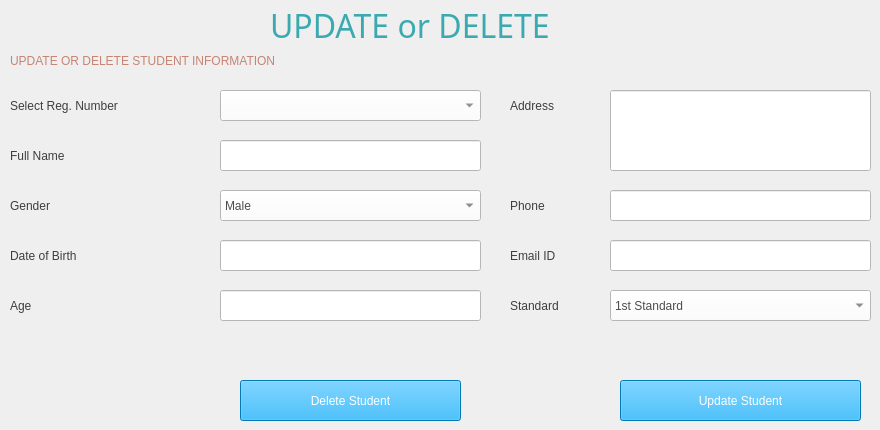
    <widget class="QWidget" name="tab_4">
     <attribute name="title">
      <string>UPDATE STUDENT</string>
     </attribute>
     <widget class="QLabel" name="label_48">
      <property name="geometry">
       <rect>
        <x>10</x>
        <y>90</y>
        <width>191</width>
        <height>31</height>
       </rect>
      </property>
      <property name="styleSheet">
       <string notr="true">color:rgb(62, 62, 62);
font: 87 13pt &quot;Arial Black&quot;;</string>
      </property>
      <property name="text">
       <string>Select Reg. Number</string>
      </property>
     </widget>
     <widget class="QLabel" name="label_49">
      <property name="geometry">
       <rect>
        <x>10</x>
        <y>190</y>
        <width>191</width>
        <height>31</height>
       </rect>
      </property>
      <property name="styleSheet">
       <string notr="true">color:rgb(62, 62, 62);
font: 87 13pt &quot;Arial Black&quot;;</string>
      </property>
      <property name="text">
       <string>Gender</string>
      </property>
     </widget>
     <widget class="QLabel" name="label_50">
      <property name="geometry">
       <rect>
        <x>510</x>
        <y>290</y>
        <width>91</width>
        <height>31</height>
       </rect>
      </property>
      <property name="styleSheet">
       <string notr="true">color:rgb(62, 62, 62);
font: 87 13pt &quot;Arial Black&quot;;</string>
      </property>
      <property name="text">
       <string>Standard</string>
      </property>
     </widget>
     <widget class="QLabel" name="label_51">
      <property name="geometry">
       <rect>
        <x>510</x>
        <y>240</y>
        <width>91</width>
        <height>31</height>
       </rect>
      </property>
      <property name="styleSheet">
       <string notr="true">color:rgb(62, 62, 62);
font: 87 13pt &quot;Arial Black&quot;;</string>
      </property>
      <property name="text">
       <string>Email ID</string>
      </property>
     </widget>
     <widget class="QLineEdit" name="lineEdit_28">
      <property name="geometry">
       <rect>
        <x>610</x>
        <y>190</y>
        <width>261</width>
        <height>31</height>
       </rect>
      </property>
      <property name="styleSheet">
       <string notr="true">background-color: rgb(255, 255, 255);
font: 87 12pt &quot;Arial Black&quot;;
color: rgb(90, 90, 90);
</string>
      </property>
     </widget>
     <widget class="QLabel" name="label_52">
      <property name="geometry">
       <rect>
        <x>510</x>
        <y>190</y>
        <width>91</width>
        <height>31</height>
       </rect>
      </property>
      <property name="styleSheet">
       <string notr="true">color:rgb(62, 62, 62);
font: 87 13pt &quot;Arial Black&quot;;</string>
      </property>
      <property name="text">
       <string>Phone</string>
      </property>
     </widget>
     <widget class="QLineEdit" name="lineEdit_29">
      <property name="geometry">
       <rect>
        <x>610</x>
        <y>90</y>
        <width>261</width>
        <height>81</height>
       </rect>
      </property>
      <property name="styleSheet">
       <string notr="true">background-color: rgb(255, 255, 255);
font: 87 12pt &quot;Arial Black&quot;;
color: rgb(90, 90, 90);
</string>
      </property>
     </widget>
     <widget class="QLabel" name="label_53">
      <property name="geometry">
       <rect>
        <x>510</x>
        <y>90</y>
        <width>91</width>
        <height>31</height>
       </rect>
      </property>
      <property name="styleSheet">
       <string notr="true">color:rgb(62, 62, 62);
font: 87 13pt &quot;Arial Black&quot;;</string>
      </property>
      <property name="text">
       <string>Address</string>
      </property>
     </widget>
     <widget class="QLineEdit" name="lineEdit_31">
      <property name="geometry">
       <rect>
        <x>220</x>
        <y>140</y>
        <width>261</width>
        <height>31</height>
       </rect>
      </property>
      <property name="styleSheet">
       <string notr="true">background-color: rgb(255, 255, 255);
font: 87 12pt &quot;Arial Black&quot;;
color: rgb(90, 90, 90);
</string>
      </property>
     </widget>
     <widget class="QComboBox" name="comboBox_7">
      <property name="geometry">
       <rect>
        <x>220</x>
        <y>190</y>
        <width>261</width>
        <height>31</height>
       </rect>
      </property>
      <property name="styleSheet">
       <string notr="true">background-color: rgb(255, 255, 255);
font: 87 11pt &quot;Arial Black&quot;;
color: rgb(76, 76, 76);</string>
      </property>
      <item>
       <property name="text">
        <string>Male</string>
       </property>
      </item>
      <item>
       <property name="text">
        <string>Female</string>
       </property>
      </item>
      <item>
       <property name="text">
        <string>Transgender</string>
       </property>
      </item>
     </widget>
     <widget class="QLabel" name="label_54">
      <property name="geometry">
       <rect>
        <x>10</x>
        <y>40</y>
        <width>371</width>
        <height>41</height>
       </rect>
      </property>
      <property name="styleSheet">
       <string notr="true">font: 08pt &quot;Franklin Gothic Medium&quot;;
color:rgb(199, 132, 116)</string>
      </property>
      <property name="text">
       <string>UPDATE OR DELETE STUDENT INFORMATION</string>
      </property>
     </widget>
     <widget class="QComboBox" name="comboBox_8">
      <property name="geometry">
       <rect>
        <x>610</x>
        <y>290</y>
        <width>261</width>
        <height>31</height>
       </rect>
      </property>
      <property name="styleSheet">
       <string notr="true">background-color: rgb(255, 255, 255);
font: 87 11pt &quot;Arial Black&quot;;
color: rgb(76, 76, 76);</string>
      </property>
      <item>
       <property name="text">
        <string>1st Standard</string>
       </property>
      </item>
      <item>
       <property name="text">
        <string>2nd Standard</string>
       </property>
      </item>
      <item>
       <property name="text">
        <string>3rd Standard</string>
       </property>
      </item>
      <item>
       <property name="text">
        <string>4th Standard</string>
       </property>
      </item>
      <item>
       <property name="text">
        <string>5th Standard</string>
       </property>
      </item>
      <item>
       <property name="text">
        <string>6th Standard</string>
       </property>
      </item>
      <item>
       <property name="text">
        <string>7th Standard</string>
       </property>
      </item>
      <item>
       <property name="text">
        <string>8th Standard</string>
       </property>
      </item>
      <item>
       <property name="text">
        <string>9th Standard</string>
       </property>
      </item>
      <item>
       <property name="text">
        <string>10th Standard</string>
       </property>
      </item>
      <item>
       <property name="text">
        <string>11th Standard</string>
       </property>
      </item>
      <item>
       <property name="text">
        <string>12th Standard</string>
       </property>
      </item>
     </widget>
     <widget class="QLineEdit" name="lineEdit_32">
      <property name="geometry">
       <rect>
        <x>220</x>
        <y>290</y>
        <width>261</width>
        <height>31</height>
       </rect>
      </property>
      <property name="styleSheet">
       <string notr="true">background-color: rgb(255, 255, 255);
font: 87 12pt &quot;Arial Black&quot;;
color: rgb(90, 90, 90);
</string>
      </property>
     </widget>
     <widget class="QLabel" name="ADDSTD_4">
      <property name="enabled">
       <bool>true</bool>
      </property>
      <property name="geometry">
       <rect>
        <x>270</x>
        <y>0</y>
        <width>351</width>
        <height>51</height>
       </rect>
      </property>
      <property name="font">
       <font>
        <family>Arial Black</family>
        <pointsize>24</pointsize>
        <weight>10</weight>
        <italic>false</italic>
        <bold>false</bold>
       </font>
      </property>
      <property name="styleSheet">
       <string notr="true">color: rgb(59, 170, 176);
font: 87 24pt &quot;Arial Black&quot;;</string>
      </property>
      <property name="text">
       <string>UPDATE or DELETE </string>
      </property>
     </widget>
     <widget class="QLabel" name="label_55">
      <property name="geometry">
       <rect>
        <x>10</x>
        <y>240</y>
        <width>191</width>
        <height>31</height>
       </rect>
      </property>
      <property name="styleSheet">
       <string notr="true">color:rgb(62, 62, 62);
font: 87 13pt &quot;Arial Black&quot;;</string>
      </property>
      <property name="text">
       <string>Date of Birth</string>
      </property>
     </widget>
     <widget class="QLabel" name="label_56">
      <property name="geometry">
       <rect>
        <x>10</x>
        <y>140</y>
        <width>201</width>
        <height>31</height>
       </rect>
      </property>
      <property name="styleSheet">
       <string notr="true">color:rgb(62, 62, 62);
font: 87 13pt &quot;Arial Black&quot;;</string>
      </property>
      <property name="text">
       <string>Full Name</string>
      </property>
     </widget>
     <widget class="QLabel" name="label_57">
      <property name="geometry">
       <rect>
        <x>10</x>
        <y>290</y>
        <width>201</width>
        <height>31</height>
       </rect>
      </property>
      <property name="styleSheet">
       <string notr="true">color:rgb(62, 62, 62);
font: 87 13pt &quot;Arial Black&quot;;</string>
      </property>
      <property name="text">
       <string>Age</string>
      </property>
     </widget>
     <widget class="QPushButton" name="pushButton_7">
      <property name="geometry">
       <rect>
        <x>240</x>
        <y>380</y>
        <width>221</width>
        <height>41</height>
       </rect>
      </property>
      <property name="cursor">
       <cursorShape>PointingHandCursor</cursorShape>
      </property>
      <property name="styleSheet">
       <string notr="true">background-color: rgb(0, 170, 255);
color: rgb(255, 255, 255);
font: 87 17pt &quot;Arial Black&quot;;</string>
      </property>
      <property name="text">
       <string>Delete Student</string>
      </property>
     </widget>
     <widget class="QLineEdit" name="lineEdit_33">
      <property name="geometry">
       <rect>
        <x>220</x>
        <y>240</y>
        <width>261</width>
        <height>31</height>
       </rect>
      </property>
      <property name="styleSheet">
       <string notr="true">background-color: rgb(255, 255, 255);
font: 87 12pt &quot;Arial Black&quot;;
color: rgb(90, 90, 90);
</string>
      </property>
     </widget>
     <widget class="QLineEdit" name="lineEdit_34">
      <property name="geometry">
       <rect>
        <x>610</x>
        <y>240</y>
        <width>261</width>
        <height>31</height>
       </rect>
      </property>
      <property name="styleSheet">
       <string notr="true">background-color: rgb(255, 255, 255);
font: 87 12pt &quot;Arial Black&quot;;
color: rgb(90, 90, 90);
</string>
      </property>
      <property name="text">
       <string/>
      </property>
     </widget>
     <widget class="QComboBox" name="comboBox_9">
      <property name="geometry">
       <rect>
        <x>220</x>
        <y>90</y>
        <width>261</width>
        <height>31</height>
       </rect>
      </property>
      <property name="styleSheet">
       <string notr="true">color: rgb(84, 84, 84);
background-color: rgb(255, 255, 255);
font: 87 11pt &quot;Arial Black&quot;;</string>
      </property>
     </widget>
     <widget class="QPushButton" name="pushButton_8">
      <property name="geometry">
       <rect>
        <x>620</x>
        <y>380</y>
        <width>241</width>
        <height>41</height>
       </rect>
      </property>
      <property name="cursor">
       <cursorShape>PointingHandCursor</cursorShape>
      </property>
      <property name="styleSheet">
       <string notr="true">background-color: rgb(0, 170, 255);
color: rgb(255, 255, 255);
font: 87 17pt &quot;Arial Black&quot;;</string>
      </property>
      <property name="text">
       <string>Update Student</string>
      </property>
     </widget>
    </widget>
